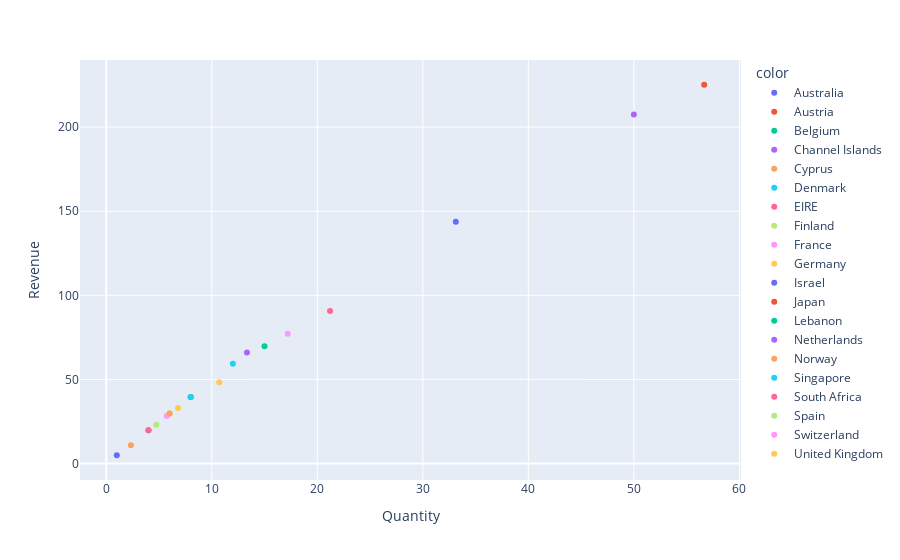

Source (notebook cell):
### Code cell
import plotly.express as px
fig3 = px.scatter(data3, x="Quantity", y="Revenue", color=data3.index)        
fig3.show()

### Figure 1 — Plotly figure (JSON) as saved in the notebook; plotly's stock layout.template omitted (floating-point values rounded to 4 significant figures)
{"data": [{"hoverlabel": {"namelength": 0}, "hovertemplate": "color=Australia<br>Quantity=%{x}<br>Revenue=%{y}", "legendgroup": "Australia", "marker": {"color": "#636efa", "symbol": "circle"}, "mode": "markers", "name": "Australia", "showlegend": true, "type": "scatter", "x": [33.12], "xaxis": "x", "y": [143.8], "yaxis": "y"}, {"hoverlabel": {"namelength": 0}, "hovertemplate": "color=Austria<br>Quantity=%{x}<br>Revenue=%{y}", "legendgroup": "Austria", "marker": {"color": "#EF553B", "symbol": "circle"}, "mode": "markers", "name": "Austria", "showlegend": true, "type": "scatter", "x": [8], "xaxis": "x", "y": [39.6], "yaxis": "y"}, {"hoverlabel": {"namelength": 0}, "hovertemplate": "color=Belgium<br>Quantity=%{x}<br>Revenue=%{y}", "legendgroup": "Belgium", "marker": {"color": "#00cc96", "symbol": "circle"}, "mode": "markers", "name": "Belgium", "showlegend": true, "type": "scatter", "x": [4], "xaxis": "x", "y": [19.8], "yaxis": "y"}, {"hoverlabel": {"namelength": 0}, "hovertemplate": "color=Channel Islands<br>Quantity=%{x}<br>Revenue=%{y}", "legendgroup": "Channel Islands", "marker": {"color": "#ab63fa", "symbol": "circle"}, "mode": "markers", "name": "Channel Islands", "showlegend": true, "type": "scatter", "x": [13.33], "xaxis": "x", "y": [66], "yaxis": "y"}, {"hoverlabel": {"namelength": 0}, "hovertemplate": "color=Cyprus<br>Quantity=%{x}<br>Revenue=%{y}", "legendgroup": "Cyprus", "marker": {"color": "#FFA15A", "symbol": "circle"}, "mode": "markers", "name": "Cyprus", "showlegend": true, "type": "scatter", "x": [2.333], "xaxis": "x", "y": [10.95], "yaxis": "y"}, {"hoverlabel": {"namelength": 0}, "hovertemplate": "color=Denmark<br>Quantity=%{x}<br>Revenue=%{y}", "legendgroup": "Denmark", "marker": {"color": "#19d3f3", "symbol": "circle"}, "mode": "markers", "name": "Denmark", "showlegend": true, "type": "scatter", "x": [12], "xaxis": "x", "y": [59.4], "yaxis": "y"}, {"hoverlabel": {"namelength": 0}, "hovertemplate": "color=EIRE<br>Quantity=%{x}<br>Revenue=%{y}", "legendgroup": "EIRE", "marker": {"color": "#FF6692", "symbol": "circle"}, "mode": "markers", "name": "EIRE", "showlegend": true, "type": "scatter", "x": [21.21], "xaxis": "x", "y": [90.68], "yaxis": "y"}, {"hoverlabel": {"namelength": 0}, "hovertemplate": "color=Finland<br>Quantity=%{x}<br>Revenue=%{y}", "legendgroup": "Finland", "marker": {"color": "#B6E880", "symbol": "circle"}, "mode": "markers", "name": "Finland", "showlegend": true, "type": "scatter", "x": [6], "xaxis": "x", "y": [29.7], "yaxis": "y"}, {"hoverlabel": {"namelength": 0}, "hovertemplate": "color=France<br>Quantity=%{x}<br>Revenue=%{y}", "legendgroup": "France", "marker": {"color": "#FF97FF", "symbol": "circle"}, "mode": "markers", "name": "France", "showlegend": true, "type": "scatter", "x": [5.727], "xaxis": "x", "y": [28.21], "yaxis": "y"}, {"hoverlabel": {"namelength": 0}, "hovertemplate": "color=Germany<br>Quantity=%{x}<br>Revenue=%{y}", "legendgroup": "Germany", "marker": {"color": "#FECB52", "symbol": "circle"}, "mode": "markers", "name": "Germany", "showlegend": true, "type": "scatter", "x": [6.8], "xaxis": "x", "y": [33.06], "yaxis": "y"}, {"hoverlabel": {"namelength": 0}, "hovertemplate": "color=Israel<br>Quantity=%{x}<br>Revenue=%{y}", "legendgroup": "Israel", "marker": {"color": "#636efa", "symbol": "circle"}, "mode": "markers", "name": "Israel", "showlegend": true, "type": "scatter", "x": [1], "xaxis": "x", "y": [4.95], "yaxis": "y"}, {"hoverlabel": {"namelength": 0}, "hovertemplate": "color=Japan<br>Quantity=%{x}<br>Revenue=%{y}", "legendgroup": "Japan", "marker": {"color": "#EF553B", "symbol": "circle"}, "mode": "markers", "name": "Japan", "showlegend": true, "type": "scatter", "x": [56.67], "xaxis": "x", "y": [225.2], "yaxis": "y"}, {"hoverlabel": {"namelength": 0}, "hovertemplate": "color=Lebanon<br>Quantity=%{x}<br>Revenue=%{y}", "legendgroup": "Lebanon", "marker": {"color": "#00cc96", "symbol": "circle"}, "mode": "markers", "name": "Lebanon", "showlegend": true, "type": "scatter", "x": [15], "xaxis": "x", "y": [69.75], "yaxis": "y"}, {"hoverlabel": {"namelength": 0}, "hovertemplate": "color=Netherlands<br>Quantity=%{x}<br>Revenue=%{y}", "legendgroup": "Netherlands", "marker": {"color": "#ab63fa", "symbol": "circle"}, "mode": "markers", "name": "Netherlands", "showlegend": true, "type": "scatter", "x": [50], "xaxis": "x", "y": [207.5], "yaxis": "y"}, {"hoverlabel": {"namelength": 0}, "hovertemplate": "color=Norway<br>Quantity=%{x}<br>Revenue=%{y}", "legendgroup": "Norway", "marker": {"color": "#FFA15A", "symbol": "circle"}, "mode": "markers", "name": "Norway", "showlegend": true, "type": "scatter", "x": [6], "xaxis": "x", "y": [29.7], "yaxis": "y"}, {"hoverlabel": {"namelength": 0}, "hovertemplate": "color=Singapore<br>Quantity=%{x}<br>Revenue=%{y}", "legendgroup": "Singapore", "marker": {"color": "#19d3f3", "symbol": "circle"}, "mode": "markers", "name": "Singapore", "showlegend": true, "type": "scatter", "x": [8], "xaxis": "x", "y": [39.6], "yaxis": "y"}, {"hoverlabel": {"namelength": 0}, "hovertemplate": "color=South Africa<br>Quantity=%{x}<br>Revenue=%{y}", "legendgroup": "South Africa", "marker": {"color": "#FF6692", "symbol": "circle"}, "mode": "markers", "name": "South Africa", "showlegend": true, "type": "scatter", "x": [4], "xaxis": "x", "y": [19.8], "yaxis": "y"}, {"hoverlabel": {"namelength": 0}, "hovertemplate": "color=Spain<br>Quantity=%{x}<br>Revenue=%{y}", "legendgroup": "Spain", "marker": {"color": "#B6E880", "symbol": "circle"}, "mode": "markers", "name": "Spain", "showlegend": true, "type": "scatter", "x": [4.75], "xaxis": "x", "y": [23.1], "yaxis": "y"}, {"hoverlabel": {"namelength": 0}, "hovertemplate": "color=Switzerland<br>Quantity=%{x}<br>Revenue=%{y}", "legendgroup": "Switzerland", "marker": {"color": "#FF97FF", "symbol": "circle"}, "mode": "markers", "name": "Switzerland", "showlegend": true, "type": "scatter", "x": [17.2], "xaxis": "x", "y": [77.14], "yaxis": "y"}, {"hoverlabel": {"namelength": 0}, "hovertemplate": "color=United Kingdom<br>Quantity=%{x}<br>Revenue=%{y}", "legendgroup": "United Kingdom", "marker": {"color": "#FECB52", "symbol": "circle"}, "mode": "markers", "name": "United Kingdom", "showlegend": true, "type": "scatter", "x": [10.71], "xaxis": "x", "y": [48.29], "yaxis": "y"}], "layout": {"legend": {"title": {"text": "color"}, "tracegroupgap": 0}, "margin": {"t": 60}, "xaxis": {"anchor": "y", "domain": [0, 1], "title": {"text": "Quantity"}}, "yaxis": {"anchor": "x", "domain": [0, 1], "title": {"text": "Revenue"}}}}
